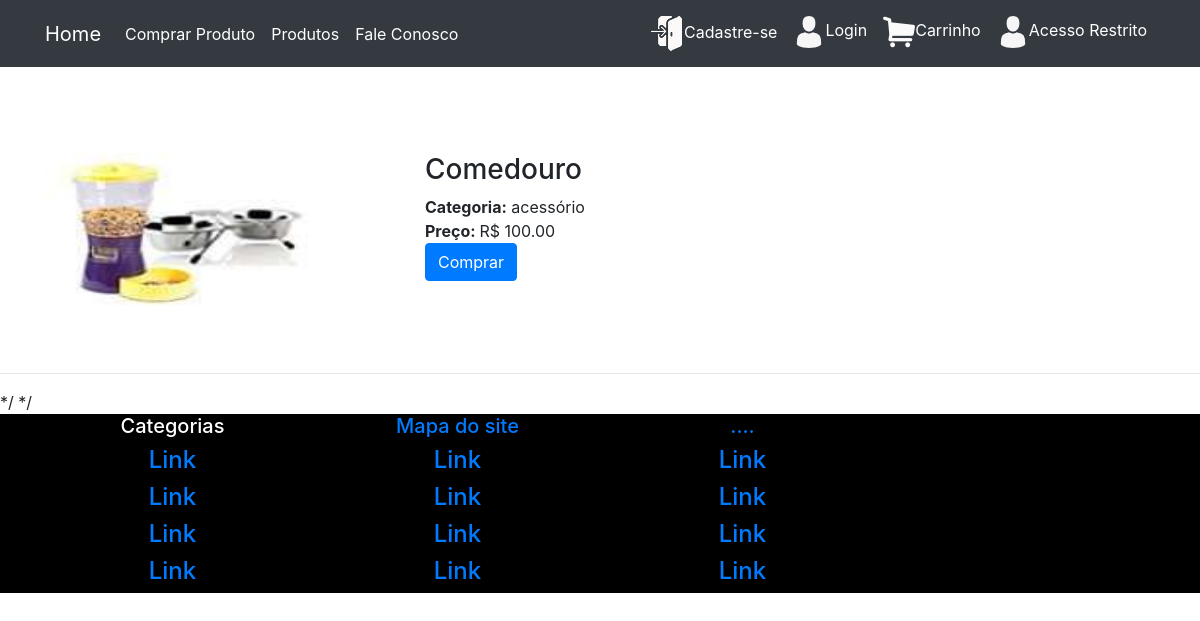
/produtop.php?codproduto=26, run on the app's committed database.
### tables this page shows
CREATE TABLE `produto` (
  `codproduto` int(11) NOT NULL,
  `descricao` varchar(100) NOT NULL,
  `categoria` varchar(20) NOT NULL,
  `preco` float(10,2) NOT NULL,
  `imagem` varchar(100) NOT NULL
);

### produtop.php (the view, shortened to what this page needs)
<!DOCTYPE html>
<html lang="PT-BR">
<head>
    <link rel="stylesheet" href="css/bootstrap-grid.min.css">
    <link rel="stylesheet" href="css/bootstrap.min.css">
    <link rel="stylesheet" href="css/biblioteca.css">
</head>
<body>
    <?php
        include ('menu.php');
        include ('conexao.php');
        $codproduto = $_REQUEST['codproduto'];
        $sql = "select * from produto where codproduto=$codproduto";
        $resultado = mysqli_query($conexao, $sql);
        $dados = mysqli_fetch_array($resultado);
        ?>
        <section class="container">
        <br> <br> <br> <br> <br>
            <div class="row">
            <div class="col-lg-4 col-md-12">
                <img src="fotos/<?=$dados['imagem']; ?>" alt="imagem" class="w-75 h-75">
            </div>
            <div class="info col-lg-8 col-md-12">
                <div class="titulo">
                    <h3><?= $dados['descricao']; ?></h3>
                </div>
                <div class="genero">
                    <b>Categoria:</b> <?= $dados['categoria'];?>
                </div>
                <div class="preco">
                    <b>Preço: </b>   <?php echo "R$ ";
			   echo $dados['preco']; ?>
                </div>
                <div class="compra">
                    <div class="botao">
                        <a class="btn btn-primary" href="carrinho.php?acao=add&codproduto=<?php echo $dados['codproduto']?>" >Comprar</a>
                    </div>
                </div>
            </div>
</div>
        </section>
        <hr>
	*/</script>
<?php include "footer.php";?>
</body>
</html>

### data on the page
produto: imagem (picture), descricao "Comedouro", categoria "acessório", preco "100.00"
